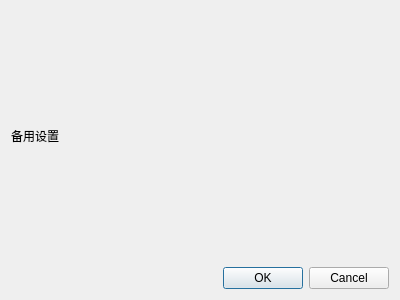
<?xml version="1.0" encoding="UTF-8"?>
<ui version="4.0">
 <class>MDlgExportGCode</class>
 <widget class="QDialog" name="MDlgExportGCode">
  <property name="geometry">
   <rect>
    <x>0</x>
    <y>0</y>
    <width>400</width>
    <height>300</height>
   </rect>
  </property>
  <property name="windowTitle">
   <string>Dialog</string>
  </property>
  <layout class="QVBoxLayout" name="verticalLayout">
   <item>
    <widget class="QLabel" name="label">
     <property name="text">
      <string>备用设置</string>
     </property>
    </widget>
   </item>
   <item>
    <widget class="QDialogButtonBox" name="buttonBox">
     <property name="orientation">
      <enum>Qt::Horizontal</enum>
     </property>
     <property name="standardButtons">
      <set>QDialogButtonBox::Cancel|QDialogButtonBox::Ok</set>
     </property>
    </widget>
   </item>
  </layout>
 </widget>
 <resources/>
 <connections>
  <connection>
   <sender>buttonBox</sender>
   <signal>accepted()</signal>
   <receiver>MDlgExportGCode</receiver>
   <slot>accept()</slot>
   <hints>
    <hint type="sourcelabel">
     <x>248</x>
     <y>254</y>
    </hint>
    <hint type="destinationlabel">
     <x>157</x>
     <y>274</y>
    </hint>
   </hints>
  </connection>
  <connection>
   <sender>buttonBox</sender>
   <signal>rejected()</signal>
   <receiver>MDlgExportGCode</receiver>
   <slot>reject()</slot>
   <hints>
    <hint type="sourcelabel">
     <x>316</x>
     <y>260</y>
    </hint>
    <hint type="destinationlabel">
     <x>286</x>
     <y>274</y>
    </hint>
   </hints>
  </connection>
 </connections>
</ui>
